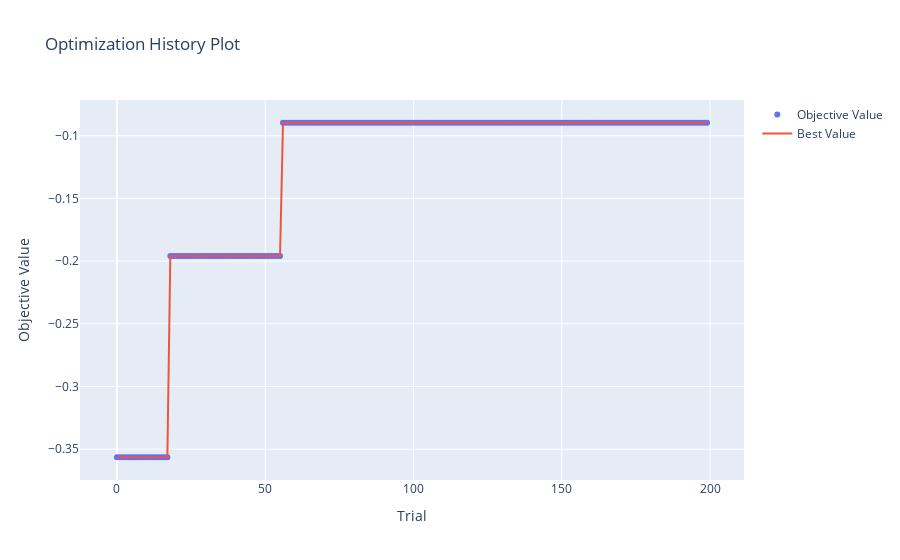

The cell this chart's notebook holds for it:
### Code cell
file_path = os.path.join(EXPT_RESULT_DIR, '2024-08-11/botorch/griewank_3d/base', 'experiment_results_2024-08-11_21-00-26.csv')
plot_history_from_file(file_path)

### Figure 1 — Plotly figure (JSON) as saved in the notebook; plotly's stock layout.template omitted (floating-point values rounded to 4 significant figures; data arrays with more than 128 entries replaced by an {"elided": "..."} marker saying what was removed)
{"data": [{"mode": "markers", "name": "Objective Value", "type": "scatter", "x": {"elided": "200 int values"}, "y": {"elided": "200 float values"}}, {"mode": "lines", "name": "Best Value", "type": "scatter", "x": {"elided": "200 int values"}, "y": {"elided": "200 float values"}}, {"marker": {"color": "#cccccc"}, "mode": "markers", "name": "Infeasible Trial", "showlegend": false, "type": "scatter", "x": [], "y": []}], "layout": {"title": {"text": "Optimization History Plot"}, "xaxis": {"title": {"text": "Trial"}}, "yaxis": {"title": {"text": "Objective Value"}}}}
